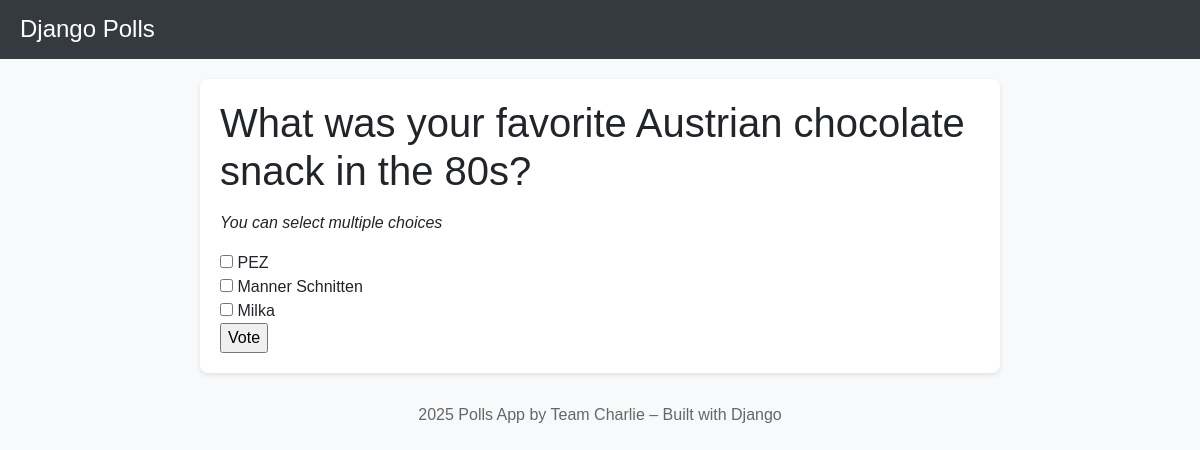
The app's page /polls/2/ with its own data.
### polls/models.py (models this page shows, shortened)
class Question(models.Model):
    question_text = models.CharField(max_length=200)
    pub_date = models.DateTimeField("date published")

class Choice(models.Model):
    question = models.ForeignKey(Question, on_delete=models.CASCADE)
    choice_text = models.CharField(max_length=200)
    votes = models.IntegerField(default=0)
    last_voted = models.DateTimeField(null=True, blank=True)

### polls/views.py (the view)
# urls.py: path("<int:pk>/", views.DetailView.as_view(), name="detail"),
class DetailView(generic.DetailView):
    model = Question
    template_name = "polls/detail.html"
    def get_queryset(self):
        return Question.objects.filter(pub_date__lte=timezone.now())

### polls/templates/polls/detail.html (shortened to what this page needs)
{% extends "base.html" %}
{% block content %}
<form action="{% url 'polls:vote' question.id %}" method="post">
  <fieldset>
    <legend><h1>{{ question.question_text }}</h1></legend>
    <p><em>You can select multiple choices</em></p>
    {% for choice in question.choice_set.all %}
      <input type="checkbox" name="choice" id="choice{{ forloop.counter }}" value="{{ choice.id }}">
      <label for="choice{{ forloop.counter }}">{{ choice.choice_text }}</label><br>
    {% endfor %}
  </fieldset>
  <input type="submit" value="Vote">
</form>
{% endblock %}

### polls/templates/base.html (style rules this page uses)
body { font-family: Arial, sans-serif; background-color: #f8f9fa; margin: 0; padding: 0; }

### records on screen
Question: question_text "What was your favorite Austrian chocolate snack in the 80s?"
Choice: choice_text "PEZ"
Choice: choice_text "Manner Schnitten"
Choice: choice_text "Milka"
